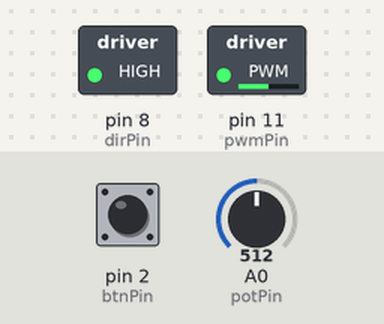
This sketch was run on a simulated Arduino Uno, built with avr-gcc and run on an emulated ATmega328P. Shown: switched loads named in the sketch (green lamp = pin HIGH). Inputs (shaded band) come from the test bench; at power-on: A0 (potPin) = 512, pin 2 (btnPin) HIGH.

Above: at 1.2 s.
1.3 s: A0 (potPin) set to 716
At 2.5 s:
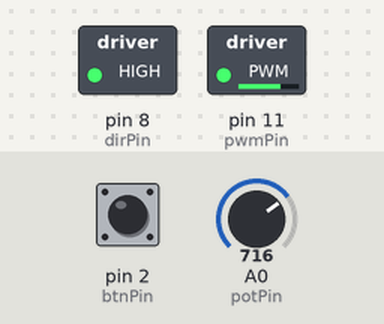
2.8 s: pin 2 (btnPin) pulled LOW for 0.15 s
At 3.6 s:
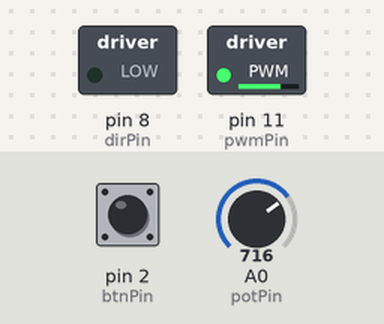
4.4 s: A0 (potPin) set to 900
At 5.1 s:
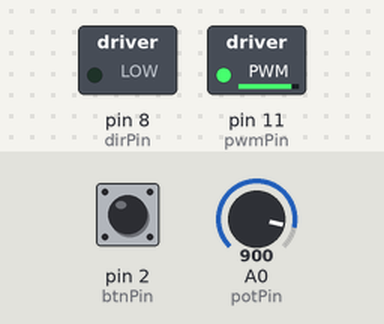
5.9 s: pin 2 (btnPin) pulled LOW for 1 s
At 6.01 s:
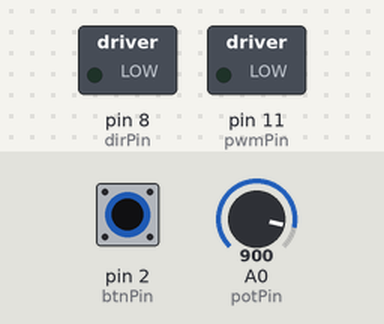
8.4 s: A0 (potPin) set to 122
At 9.3 s:
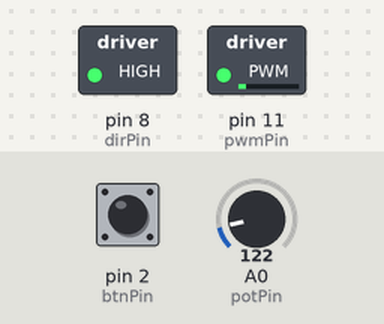
9.9 s: pin 2 (btnPin) pulled LOW for 0.15 s
At 11.5 s:
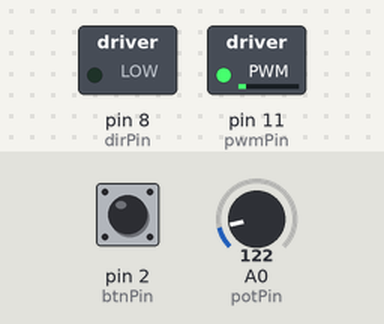
Timing chart, 0 to 12.5 s (numbered marks = the images above; inputs shaded):
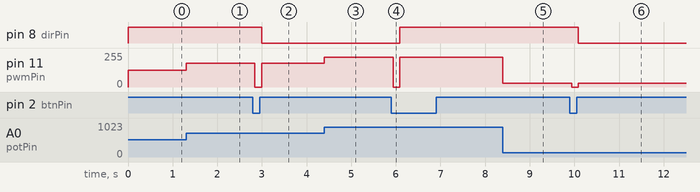

The sketch:

main.ino
```cpp
const int pwmPin = 11;   // PWM
const int dirPin = 8;    // DIR
const int potPin = A0;   // Potentiometer pin
const int btnPin = 2;    // Button to GND


bool lastBtnReading = HIGH;
bool btnState = HIGH;
unsigned long lastDebounceTime = 0;
const unsigned long debounceMs = 40;

void setup() {
  pinMode(pwmPin, OUTPUT);
  pinMode(dirPin, OUTPUT);
  pinMode(btnPin, INPUT_PULLUP);

  // Initial direction
  digitalWrite(dirPin, HIGH);
}

void loop() {
  // Read value 0-1023 and map to PWM range 0-255
  int potValue = analogRead(potPin);
  int motorSpeed = map(potValue, 0, 1023, 0, 255);

  analogWrite(pwmPin, motorSpeed);

  // button direction
  bool reading = digitalRead(btnPin);

  if (reading != lastBtnReading) {
    lastDebounceTime = millis();
  }

  if ((millis() - lastDebounceTime) > debounceMs) {
    if (reading != btnState) {
      btnState = reading;

      if (btnState == LOW) {
        analogWrite(pwmPin, 0);
        delay(150);

        //change direction
        digitalWrite(dirPin, !digitalRead(dirPin));
      }
    }
  }

  lastBtnReading = reading;
}
```

Measured:
- after the input at 1.3 s, pin 11 (pwmPin): 127/255 → 178/255 at once
- after the input at 2.8 s, pin 8 (dirPin): HIGH → LOW after 0.19 s; pin 11 (pwmPin): 178/255 → 0/255 at once, → 178/255 0.15 s later
- after the input at 4.4 s, pin 11 (pwmPin): 178/255 → 224/255 at once
- after the input at 5.9 s, pin 8 (dirPin): LOW → HIGH after 0.19 s; pin 11 (pwmPin): 224/255 → 0/255 at once, → 224/255 0.15 s later
- after the input at 8.4 s, pin 11 (pwmPin): 224/255 → 30/255 at once
- after the input at 9.9 s, pin 8 (dirPin): HIGH → LOW after 0.19 s; pin 11 (pwmPin): 30/255 → 0/255 at once, → 30/255 0.15 s later
